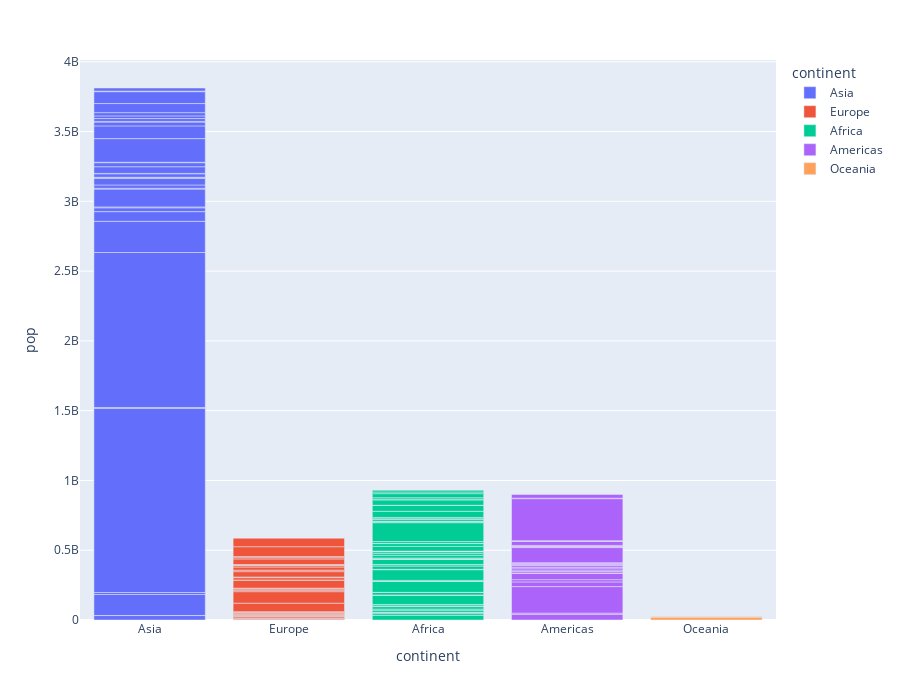

Source (notebook cell):
### Code cell
px.bar(data_frame=df, x='continent', y='pop', hover_name='country', height=700, color='continent')

### Figure 1 — Plotly figure (JSON) as saved in the notebook; plotly's stock layout.template omitted (floating-point values rounded to 4 significant figures)
{"data": [{"alignmentgroup": "True", "hovertemplate": "<b>%{hovertext}</b><br><br>continent=%{x}<br>pop=%{y}<extra></extra>", "hovertext": ["Afghanistan", "Bahrain", "Bangladesh", "Cambodia", "China", "Hong Kong, China", "India", "Indonesia", "Iran", "Iraq", "Israel", "Japan", "Jordan", "Korea, Dem. Rep.", "Korea, Rep.", "Kuwait", "Lebanon", "Malaysia", "Mongolia", "Myanmar", "Nepal", "Oman", "Pakistan", "Philippines", "Saudi Arabia", "Singapore", "Sri Lanka", "Syria", "Taiwan", "Thailand", "Vietnam", "West Bank and Gaza", "Yemen, Rep."], "legendgroup": "Asia", "marker": {"color": "#636efa", "pattern": {"shape": ""}}, "name": "Asia", "offsetgroup": "Asia", "orientation": "v", "showlegend": true, "textposition": "auto", "type": "bar", "x": ["Asia", "Asia", "Asia", "Asia", "Asia", "Asia", "Asia", "Asia", "Asia", "Asia", "Asia", "Asia", "Asia", "Asia", "Asia", "Asia", "Asia", "Asia", "Asia", "Asia", "Asia", "Asia", "Asia", "Asia", "Asia", "Asia", "Asia", "Asia", "Asia", "Asia", "Asia", "Asia", "Asia"], "xaxis": "x", "y": [31889923, 708573, 150448339, 14131858, 1318683096, 6980412, 1110396331, 223547000, 69453570, 27499638, 6426679, 127467972, 6053193, 23301725, 49044790, 2505559, 3921278, 24821286, 2874127, 47761980, 28901790, 3204897, 169270617, 91077287, 27601038, 4553009, 20378239, 19314747, 23174294, 65068149, 85262356, 4018332, 22211743], "yaxis": "y"}, {"alignmentgroup": "True", "hovertemplate": "<b>%{hovertext}</b><br><br>continent=%{x}<br>pop=%{y}<extra></extra>", "hovertext": ["Albania", "Austria", "Belgium", "Bosnia and Herzegovina", "Bulgaria", "Croatia", "Czech Republic", "Denmark", "Finland", "France", "Germany", "Greece", "Hungary", "Iceland", "Ireland", "Italy", "Montenegro", "Netherlands", "Norway", "Poland", "Portugal", "Romania", "Serbia", "Slovak Republic", "Slovenia", "Spain", "Sweden", "Switzerland", "Turkey", "United Kingdom"], "legendgroup": "Europe", "marker": {"color": "#EF553B", "pattern": {"shape": ""}}, "name": "Europe", "offsetgroup": "Europe", "orientation": "v", "showlegend": true, "textposition": "auto", "type": "bar", "x": ["Europe", "Europe", "Europe", "Europe", "Europe", "Europe", "Europe", "Europe", "Europe", "Europe", "Europe", "Europe", "Europe", "Europe", "Europe", "Europe", "Europe", "Europe", "Europe", "Europe", "Europe", "Europe", "Europe", "Europe", "Europe", "Europe", "Europe", "Europe", "Europe", "Europe"], "xaxis": "x", "y": [3600523, 8199783, 10392226, 4552198, 7322858, 4493312, 10228744, 5468120, 5238460, 61083916, 82400996, 10706290, 9956108, 301931, 4109086, 58147733, 684736, 16570613, 4627926, 38518241, 10642836, 22276056, 10150265, 5447502, 2009245, 40448191, 9031088, 7554661, 71158647, 60776238], "yaxis": "y"}, {"alignmentgroup": "True", "hovertemplate": "<b>%{hovertext}</b><br><br>continent=%{x}<br>pop=%{y}<extra></extra>", "hovertext": ["Algeria", "Angola", "Benin", "Botswana", "Burkina Faso", "Burundi", "Cameroon", "Central African Republic", "Chad", "Comoros", "Congo, Dem. Rep.", "Congo, Rep.", "Cote d'Ivoire", "Djibouti", "Egypt", "Equatorial Guinea", "Eritrea", "Ethiopia", "Gabon", "Gambia", "Ghana", "Guinea", "Guinea-Bissau", "Kenya", "Lesotho", "Liberia", "Libya", "Madagascar", "Malawi", "Mali", "Mauritania", "Mauritius", "Morocco", "Mozambique", "Namibia", "Niger", "Nigeria", "Reunion", "Rwanda", "Sao Tome and Principe", "Senegal", "Sierra Leone", "Somalia", "South Africa", "Sudan", "Swaziland", "Tanzania", "Togo", "Tunisia", "Uganda", "Zambia", "Zimbabwe"], "legendgroup": "Africa", "marker": {"color": "#00cc96", "pattern": {"shape": ""}}, "name": "Africa", "offsetgroup": "Africa", "orientation": "v", "showlegend": true, "textposition": "auto", "type": "bar", "x": ["Africa", "Africa", "Africa", "Africa", "Africa", "Africa", "Africa", "Africa", "Africa", "Africa", "Africa", "Africa", "Africa", "Africa", "Africa", "Africa", "Africa", "Africa", "Africa", "Africa", "Africa", "Africa", "Africa", "Africa", "Africa", "Africa", "Africa", "Africa", "Africa", "Africa", "Africa", "Africa", "Africa", "Africa", "Africa", "Africa", "Africa", "Africa", "Africa", "Africa", "Africa", "Africa", "Africa", "Africa", "Africa", "Africa", "Africa", "Africa", "Africa", "Africa", "Africa", "Africa"], "xaxis": "x", "y": [33333216, 12420476, 8078314, 1639131, 14326203, 8390505, 17696293, 4369038, 10238807, 710960, 64606759, 3800610, 18013409, 496374, 80264543, 551201, 4906585, 76511887, 1454867, 1688359, 22873338, 9947814, 1472041, 35610177, 2012649, 3193942, 6036914, 19167654, 13327079, 12031795, 3270065, 1250882, 33757175, 19951656, 2055080, 12894865, 135031164, 798094, 8860588, 199579, 12267493, 6144562, 9118773, 43997828, 42292929, 1133066, 38139640, 5701579, 10276158, 29170398, 11746035, 12311143], "yaxis": "y"}, {"alignmentgroup": "True", "hovertemplate": "<b>%{hovertext}</b><br><br>continent=%{x}<br>pop=%{y}<extra></extra>", "hovertext": ["Argentina", "Bolivia", "Brazil", "Canada", "Chile", "Colombia", "Costa Rica", "Cuba", "Dominican Republic", "Ecuador", "El Salvador", "Guatemala", "Haiti", "Honduras", "Jamaica", "Mexico", "Nicaragua", "Panama", "Paraguay", "Peru", "Puerto Rico", "Trinidad and Tobago", "United States", "Uruguay", "Venezuela"], "legendgroup": "Americas", "marker": {"color": "#ab63fa", "pattern": {"shape": ""}}, "name": "Americas", "offsetgroup": "Americas", "orientation": "v", "showlegend": true, "textposition": "auto", "type": "bar", "x": ["Americas", "Americas", "Americas", "Americas", "Americas", "Americas", "Americas", "Americas", "Americas", "Americas", "Americas", "Americas", "Americas", "Americas", "Americas", "Americas", "Americas", "Americas", "Americas", "Americas", "Americas", "Americas", "Americas", "Americas", "Americas"], "xaxis": "x", "y": [40301927, 9119152, 190010647, 33390141, 16284741, 44227550, 4133884, 11416987, 9319622, 13755680, 6939688, 12572928, 8502814, 7483763, 2780132, 108700891, 5675356, 3242173, 6667147, 28674757, 3942491, 1056608, 301139947, 3447496, 26084662], "yaxis": "y"}, {"alignmentgroup": "True", "hovertemplate": "<b>%{hovertext}</b><br><br>continent=%{x}<br>pop=%{y}<extra></extra>", "hovertext": ["Australia", "New Zealand"], "legendgroup": "Oceania", "marker": {"color": "#FFA15A", "pattern": {"shape": ""}}, "name": "Oceania", "offsetgroup": "Oceania", "orientation": "v", "showlegend": true, "textposition": "auto", "type": "bar", "x": ["Oceania", "Oceania"], "xaxis": "x", "y": [20434176, 4115771], "yaxis": "y"}], "layout": {"barmode": "relative", "height": 700, "legend": {"title": {"text": "continent"}, "tracegroupgap": 0}, "margin": {"t": 60}, "xaxis": {"anchor": "y", "categoryarray": ["Asia", "Europe", "Africa", "Americas", "Oceania"], "categoryorder": "array", "domain": [0, 1], "title": {"text": "continent"}}, "yaxis": {"anchor": "x", "domain": [0, 1], "title": {"text": "pop"}}}}
